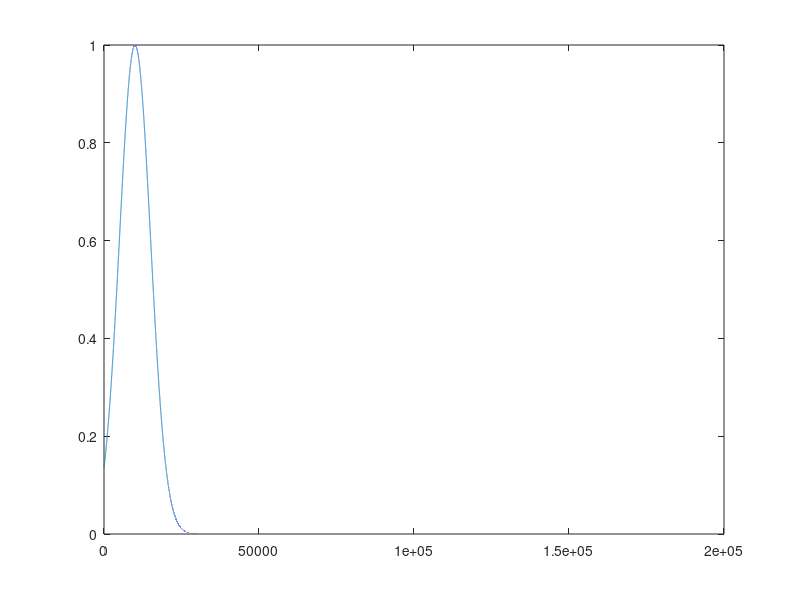

Reproduce this figure in MATLAB.
clc;clear all;close all;
L = 16;
x = zeros(16,1);
x(randperm(16,5)) = rand(5,1);


ex_dot=10000;
s=[0:1/ex_dot:L-1/ex_dot];
sig = 0.5;
miu=1;
pdf = exp(-(s-miu).^2/(2*sig*sig));

figure;plot(pdf)